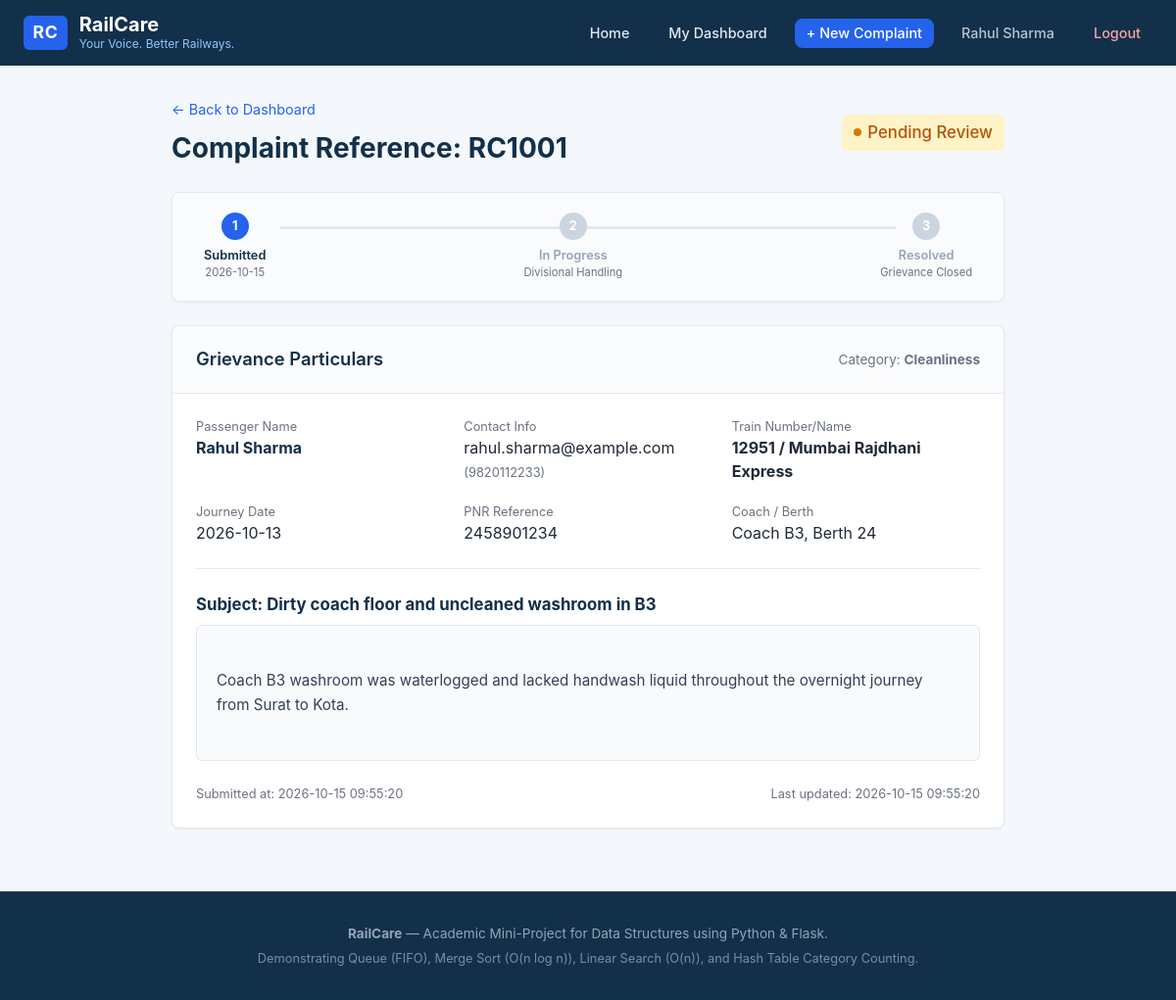
The page /complaints/track/RC1001 (signed in) on the database its author committed.
### tables this page shows
CREATE TABLE users (
        id INTEGER PRIMARY KEY AUTOINCREMENT,
        full_name TEXT NOT NULL,
        email TEXT UNIQUE NOT NULL,
        mobile TEXT NOT NULL,
        password_hash TEXT NOT NULL,
        is_admin INTEGER DEFAULT 0,
        created_at DATETIME DEFAULT CURRENT_TIMESTAMP
    );

CREATE TABLE complaints (
        id INTEGER PRIMARY KEY AUTOINCREMENT,
        complaint_id TEXT UNIQUE NOT NULL,
        user_id INTEGER NOT NULL,
        train_number TEXT NOT NULL,
        pnr_number TEXT,
        journey_date DATE NOT NULL,
        category TEXT NOT NULL,
        subject TEXT NOT NULL,
        description TEXT NOT NULL,
        location TEXT,
        status TEXT NOT NULL CHECK(status IN ('Pending', 'In Progress', 'Resolved')),
        created_at DATETIME DEFAULT CURRENT_TIMESTAMP,
        updated_at DATETIME DEFAULT CURRENT_TIMESTAMP,
        FOREIGN KEY (user_id) REFERENCES users (id) ON DELETE CASCADE
    );

### routes/complaints.py (the view)
@complaints_bp.route('/track/<complaint_id>')
def track_complaint(complaint_id):
    if 'user_id' not in session:
        flash('Please log in to track your complaint.', 'warning')
        return redirect(url_for('auth.login'))
    conn = get_db()
    cursor = conn.cursor()
    cursor.execute("""
        SELECT c.*, u.full_name as passenger_name, u.email as passenger_email, u.mobile as passenger_mobile
        FROM complaints c
        JOIN users u ON c.user_id = u.id
        WHERE c.complaint_id = ?;
    """, (complaint_id,))
    row = cursor.fetchone()
    conn.close()
    if not row:
        flash(f'Complaint with ID "{complaint_id}" was not found.', 'danger')
        if session.get('is_admin'):
            return redirect(url_for('admin.dashboard'))
        return redirect(url_for('user.dashboard'))
    complaint = dict(row)
    if not session.get('is_admin') and complaint['user_id'] != session['user_id']:
        flash('Access denied. You can only view complaints filed under your account.', 'danger')
        return redirect(url_for('user.dashboard'))
    return render_template('complaint_details.html', complaint=complaint, is_admin=session.get('is_admin', False))

### database.py (called while the page is built)
def get_db():
    if not os.path.exists(Config.INSTANCE_DIR):
        os.makedirs(Config.INSTANCE_DIR, exist_ok=True)
    conn = sqlite3.connect(Config.DATABASE)
    conn.row_factory = sqlite3.Row
    conn.execute("PRAGMA foreign_keys = ON;")
    return conn

### templates/complaint_details.html (shortened to what this page needs)
{% extends 'base.html' %}
{% block content %}
<div style="max-width: 850px; margin: 0 auto;">
  <div style="display: flex; justify-content: space-between; align-items: center; margin-bottom: 1.5rem; flex-wrap: wrap; gap: 1rem;">
    <div>
      <a href="{% if is_admin %}{{ url_for('admin.dashboard') }}{% else %}{{ url_for('user.dashboard') }}{% endif %}" style="color: var(--color-secondary); text-decoration: none; font-size: 0.9rem;">
        &larr; Back to Dashboard
      </a>
      <h1 style="font-size: 1.75rem; color: var(--color-primary); margin-top: 0.4rem; font-weight: 700;">
        Complaint Reference: {{ complaint.complaint_id }}
      </h1>
    </div>
    <div>
      {% if complaint.status == 'Pending' %}
        <span class="status-indicator status-pending" style="font-size: 1.05rem; padding: 0.35rem 0.75rem; background: #FEF3C7; border-radius: 6px;">
          <span class="status-dot"></span> Pending Review
        </span>
      {% elif complaint.status == 'In Progress' %}
        <span class="status-indicator status-in-progress" style="font-size: 1.05rem; padding: 0.35rem 0.75rem; background: #DBEAFE; border-radius: 6px;">
          <span class="status-dot"></span> In Progress
        </span>
      {% else %}
        <span class="status-indicator status-resolved" style="font-size: 1.05rem; padding: 0.35rem 0.75rem; background: #DCFCE7; border-radius: 6px;">
          <span class="status-dot"></span> Resolved
        </span>
      {% endif %}
    </div>
  </div>
  <div class="card" style="margin-bottom: 1.5rem; background: #FAFBFD;">
    <div class="card-body" style="padding: 1.25rem 2rem;">
      <div style="display: flex; justify-content: space-between; position: relative;">
        <div style="position: absolute; top: 14px; left: 10%; right: 10%; height: 3px; background: #E2E8F0; z-index: 1;"></div>
        <div style="position: relative; z-index: 3; text-align: center;">
          <div style="width: 28px; height: 28px; border-radius: 50%; background: var(--color-secondary); color: white; display: flex; align-items: center; justify-content: center; margin: 0 auto 0.4rem auto; font-size: 0.8rem; font-weight: bold;">
            1
          </div>
          <div style="font-size: 0.8rem; font-weight: 600; color: var(--color-primary);">Submitted</div>
          <div style="font-size: 0.7rem; color: var(--color-text-muted);">{{ complaint.created_at[:10] }}</div>
        </div>
        <div style="position: relative; z-index: 3; text-align: center;">
          <div style="width: 28px; height: 28px; border-radius: 50%; background: {% if complaint.status in ['In Progress', 'Resolved'] %}var(--color-secondary){% else %}#CBD5E1{% endif %}; color: white; display: flex; align-items: center; justify-content: center; margin: 0 auto 0.4rem auto; font-size: 0.8rem; font-weight: bold;">
            2
          </div>
          <div style="font-size: 0.8rem; font-weight: 600; color: {% if complaint.status in ['In Progress', 'Resolved'] %}var(--color-primary){% else %}#94A3B8{% endif %};">In Progress</div>
          <div style="font-size: 0.7rem; color: var(--color-text-muted);">Divisional Handling</div>
        </div>
        <div style="position: relative; z-index: 3; text-align: center;">
          <div style="width: 28px; height: 28px; border-radius: 50%; background: {% if complaint.status == 'Resolved' %}var(--color-success){% else %}#CBD5E1{% endif %}; color: white; display: flex; align-items: center; justify-content: center; margin: 0 auto 0.4rem auto; font-size: 0.8rem; font-weight: bold;">
            3
          </div>
          <div style="font-size: 0.8rem; font-weight: 600; color: {% if complaint.status == 'Resolved' %}var(--color-success){% else %}#94A3B8{% endif %};">Resolved</div>
          <div style="font-size: 0.7rem; color: var(--color-text-muted);">Grievance Closed</div>
        </div>
      </div>
    </div>
  </div>
  <div class="card">
    <div class="card-header">
      <h3>Grievance Particulars</h3>
      <span style="font-size: 0.85rem; color: var(--color-text-muted);">
        Category: <strong>{{ complaint.category }}</strong>
      </span>
    </div>
    <div class="card-body">
      <div style="display: grid; grid-template-columns: repeat(auto-fit, minmax(220px, 1fr)); gap: 1.25rem; margin-bottom: 1.5rem; padding-bottom: 1.5rem; border-bottom: 1px solid var(--color-border);">
        <div>
          <span style="font-size: 0.8rem; color: var(--color-text-muted); display: block;">Passenger Name</span>
          <strong style="color: var(--color-primary);">{{ complaint.passenger_name }}</strong>
        </div>
        <div>
          <span style="font-size: 0.8rem; color: var(--color-text-muted); display: block;">Contact Info</span>
          <span>{{ complaint.passenger_email }}</span>
          {% if complaint.passenger_mobile %}<span style="color: var(--color-text-muted); font-size: 0.8rem;">({{ complaint.passenger_mobile }})</span>{% endif %}
        </div>
        <div>
          <span style="font-size: 0.8rem; color: var(--color-text-muted); display: block;">Train Number/Name</span>
          <strong>{{ complaint.train_number }}</strong>
        </div>
        <div>
          <span style="font-size: 0.8rem; color: var(--color-text-muted); display: block;">Journey Date</span>
          <span>{{ complaint.journey_date }}</span>
        </div>
        <div>
          <span style="font-size: 0.8rem; color: var(--color-text-muted); display: block;">PNR Reference</span>
          <span>{{ complaint.pnr_number or 'Not Provided' }}</span>
        </div>
        <div>
          <span style="font-size: 0.8rem; color: var(--color-text-muted); display: block;">Coach / Berth</span>
          <span>{{ complaint.location or 'Not Specified' }}</span>
        </div>
      </div>
      <div style="margin-bottom: 1.5rem;">
        <h4 style="font-size: 1.05rem; color: var(--color-primary); margin-bottom: 0.5rem;">
          Subject: {{ complaint.subject }}
        </h4>
        <div style="background-color: #F8FAFC; border: 1px solid #E2E8F0; border-radius: 6px; padding: 1.25rem; white-space: pre-wrap; font-size: 0.95rem; line-height: 1.6; color: #334155;">
{{ complaint.description }}
        </div>
      </div>
      <div style="font-size: 0.8rem; color: var(--color-text-muted); display: flex; justify-content: space-between; flex-wrap: wrap;">
        <span>Submitted at: {{ complaint.created_at }}</span>
        <span>Last updated: {{ complaint.updated_at }}</span>
      </div>
    </div>
  </div>
</div>
{% endblock %}

### templates/base.html (shortened to what this page needs)
<!DOCTYPE html>
<html lang="en">
<head>
  <link rel="stylesheet" href="{{ url_for('static', filename='css/style.css') }}">
</head>
<body>
  <header class="navbar">
    <div class="navbar-container">
      <a href="{{ url_for('index') }}" class="brand-link">
        <span class="brand-logo-badge">RC</span>
        <div class="brand-text">
          <h1>RailCare</h1>
          <p>Your Voice. Better Railways.</p>
        </div>
      </a>
      <nav>
        <ul class="nav-menu">
          <li><a href="{{ url_for('index') }}" class="nav-link">Home</a></li>
          {% if session.get('user_id') %}
            {% if session.get('is_admin') %}
              <li><a href="{{ url_for('admin.dashboard') }}" class="nav-link">Admin Dashboard</a></li>
            {% else %}
              <li><a href="{{ url_for('user.dashboard') }}" class="nav-link">My Dashboard</a></li>
              <li><a href="{{ url_for('complaints.register_complaint') }}" class="nav-link nav-btn-primary">+ New Complaint</a></li>
            {% endif %}
            <li><span class="nav-link" style="opacity: 0.8;">{{ session.get('user_name') }}</span></li>
            <li><a href="{{ url_for('auth.logout') }}" class="nav-link" style="color: #FCA5A5;">Logout</a></li>
          {% else %}
            <li><a href="{{ url_for('auth.login') }}" class="nav-link">Passenger Login</a></li>
            <li><a href="{{ url_for('auth.register') }}" class="nav-link nav-btn-primary">Register</a></li>
            <li><a href="{{ url_for('auth.admin_login') }}" class="nav-link" style="color: #93C5FD;">Admin Portal</a></li>
          {% endif %}
        </ul>
      </nav>
    </div>
  </header>
  <main class="container">
    {% block content %}{% endblock %}
  </main>
  <footer class="footer">
    <div class="footer-container">
      <p><strong>RailCare</strong> — Academic Mini-Project for Data Structures using Python & Flask.</p>
      <p style="margin-top: 0.4rem; font-size: 0.8rem; opacity: 0.8;">
        Demonstrating Queue (FIFO), Merge Sort (O(n log n)), Linear Search (O(n)), and Hash Table Category Counting.
      </p>
    </div>
  </footer>
</body>
</html>

### static/css/style.css (style rules this page uses)
:root { --color-primary: #12304A; --color-primary-hover: #0c2033; --color-secondary: #2563EB; --color-secondary-hover: #1d4ed8; --color-bg: #F4F7FB; --color-card: #FFFFFF; --color-text: #1F2937; --color-text-muted: #6B7280; --color-border: #E5E7EB; --color-success: #16A34A; --color-warning: #D97706; --color-info: #0284C7; --color-danger: #DC2626; --font-family: -apple-system, BlinkMacSystemFont, "Segoe UI", Roboto, Oxygen, Ubuntu, Cantarell, "Helvetica Neue", sans-serif; --radius: 8px; }
*, *::before, *::after { box-sizing: border-box; margin: 0; padding: 0; }
body { font-family: var(--font-family); background-color: var(--color-bg); color: var(--color-text); line-height: 1.5; min-height: 100vh; display: flex; flex-direction: column; }
.navbar { background-color: var(--color-primary); color: #ffffff; padding: 0.85rem 1.5rem; box-shadow: 0 1px 3px rgba(0, 0, 0, 0.1); }
.navbar-container { max-width: 1200px; margin: 0 auto; display: flex; justify-content: space-between; align-items: center; }
.brand-link { display: flex; align-items: center; gap: 0.75rem; text-decoration: none; color: #ffffff; }
.brand-logo-badge { background: var(--color-secondary); color: #ffffff; font-weight: 700; font-size: 1.1rem; padding: 0.25rem 0.6rem; border-radius: 6px; letter-spacing: 0.5px; }
.brand-text h1 { font-size: 1.25rem; font-weight: 700; line-height: 1.1; color: #ffffff; }
.brand-text p { font-size: 0.75rem; color: #93C5FD; }
.nav-menu { display: flex; align-items: center; gap: 1rem; list-style: none; }
.nav-link { color: #E2E8F0; text-decoration: none; font-size: 0.9rem; font-weight: 500; padding: 0.4rem 0.75rem; border-radius: var(--radius); transition: background-color 0.15s, color 0.15s; }
.nav-btn-primary { background-color: var(--color-secondary); color: #ffffff !important; }
.container { max-width: 1200px; margin: 0 auto; padding: 2rem 1.25rem; flex: 1; }
.card { background: var(--color-card); border-radius: var(--radius); border: 1px solid var(--color-border); box-shadow: 0 1px 3px rgba(0, 0, 0, 0.05); margin-bottom: 2rem; overflow: hidden; }
.card-header { padding: 1.25rem 1.5rem; border-bottom: 1px solid var(--color-border); background-color: #FAFCFE; display: flex; justify-content: space-between; align-items: center; flex-wrap: wrap; gap: 1rem; }
.card-header h2, .card-header h3 { font-size: 1.15rem; font-weight: 600; color: var(--color-primary); }
.card-body { padding: 1.5rem; }
.status-indicator { display: inline-flex; align-items: center; gap: 0.4rem; font-size: 0.85rem; font-weight: 500; }
.status-dot { width: 8px; height: 8px; border-radius: 50%; display: inline-block; }
.status-pending .status-dot { background-color: var(--color-warning); }
.status-pending { color: #B45309; }
.footer { background-color: var(--color-primary); color: #94A3B8; padding: 2rem 1.5rem; font-size: 0.85rem; text-align: center; border-top: 1px solid rgba(255, 255, 255, 0.1); margin-top: auto; }

### rows shown on the page
users: get "Rahul Sharma", passenger_name "Rahul Sharma", passenger_email "rahul.sharma@example.com", passenger_mobile "9820112233"
complaints: complaint_id "RC1001", created_at "2026-10-15", category "Cleanliness", train_number "12951 / Mumbai Rajdhani Express", journey_date "2026-10-13", pnr_number "2458901234", location "Coach B3, Berth 24", subject "Dirty coach floor and uncleaned washroom in B3", description "Coach B3 washroom was waterlogged and lacked handwash liquid throughout the overnight journey from Surat to Kota.", created_at "2026-10-15 09:55:20", updated_at "2026-10-15 09:55:20"
